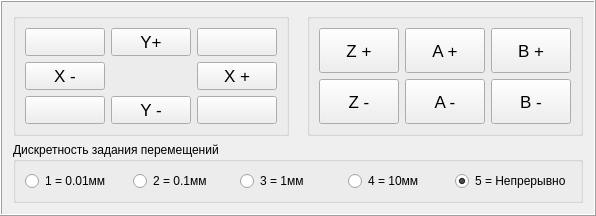
         <widget class="QFrame" name="axis_frame">
          <property name="sizePolicy">
           <sizepolicy hsizetype="Preferred" vsizetype="Preferred">
            <horstretch>6</horstretch>
            <verstretch>13</verstretch>
           </sizepolicy>
          </property>
          <property name="frameShape">
           <enum>QFrame::Box</enum>
          </property>
          <property name="frameShadow">
           <enum>QFrame::Raised</enum>
          </property>
          <property name="midLineWidth">
           <number>0</number>
          </property>
          <layout class="QGridLayout" name="gridLayout_3">
           <item row="4" column="1" colspan="4">
            <widget class="QGroupBox" name="discrete_group_box">
             <property name="sizePolicy">
              <sizepolicy hsizetype="Preferred" vsizetype="Preferred">
               <horstretch>0</horstretch>
               <verstretch>0</verstretch>
              </sizepolicy>
             </property>
             <property name="palette">
              <palette>
               <active>
                <colorrole role="Text">
                 <brush brushstyle="SolidPattern">
                  <color alpha="255">
                   <red>0</red>
                   <green>0</green>
                   <blue>0</blue>
                  </color>
                 </brush>
                </colorrole>
                <colorrole role="ButtonText">
                 <brush brushstyle="SolidPattern">
                  <color alpha="255">
                   <red>0</red>
                   <green>0</green>
                   <blue>0</blue>
                  </color>
                 </brush>
                </colorrole>
                <colorrole role="Highlight">
                 <brush brushstyle="SolidPattern">
                  <color alpha="255">
                   <red>85</red>
                   <green>170</green>
                   <blue>255</blue>
                  </color>
                 </brush>
                </colorrole>
                <colorrole role="Link">
                 <brush brushstyle="SolidPattern">
                  <color alpha="255">
                   <red>0</red>
                   <green>85</green>
                   <blue>255</blue>
                  </color>
                 </brush>
                </colorrole>
                <colorrole role="ToolTipText">
                 <brush brushstyle="SolidPattern">
                  <color alpha="255">
                   <red>0</red>
                   <green>0</green>
                   <blue>0</blue>
                  </color>
                 </brush>
                </colorrole>
               </active>
               <inactive>
                <colorrole role="Text">
                 <brush brushstyle="SolidPattern">
                  <color alpha="255">
                   <red>0</red>
                   <green>0</green>
                   <blue>0</blue>
                  </color>
                 </brush>
                </colorrole>
                <colorrole role="ButtonText">
                 <brush brushstyle="SolidPattern">
                  <color alpha="255">
                   <red>0</red>
                   <green>0</green>
                   <blue>0</blue>
                  </color>
                 </brush>
                </colorrole>
                <colorrole role="Highlight">
                 <brush brushstyle="SolidPattern">
                  <color alpha="255">
                   <red>85</red>
                   <green>170</green>
                   <blue>255</blue>
                  </color>
                 </brush>
                </colorrole>
                <colorrole role="Link">
                 <brush brushstyle="SolidPattern">
                  <color alpha="255">
                   <red>0</red>
                   <green>85</green>
                   <blue>255</blue>
                  </color>
                 </brush>
                </colorrole>
                <colorrole role="ToolTipText">
                 <brush brushstyle="SolidPattern">
                  <color alpha="255">
                   <red>0</red>
                   <green>0</green>
                   <blue>0</blue>
                  </color>
                 </brush>
                </colorrole>
               </inactive>
               <disabled>
                <colorrole role="Text">
                 <brush brushstyle="SolidPattern">
                  <color alpha="255">
                   <red>120</red>
                   <green>120</green>
                   <blue>120</blue>
                  </color>
                 </brush>
                </colorrole>
                <colorrole role="ButtonText">
                 <brush brushstyle="SolidPattern">
                  <color alpha="255">
                   <red>120</red>
                   <green>120</green>
                   <blue>120</blue>
                  </color>
                 </brush>
                </colorrole>
                <colorrole role="Highlight">
                 <brush brushstyle="SolidPattern">
                  <color alpha="255">
                   <red>0</red>
                   <green>120</green>
                   <blue>215</blue>
                  </color>
                 </brush>
                </colorrole>
                <colorrole role="Link">
                 <brush brushstyle="SolidPattern">
                  <color alpha="255">
                   <red>0</red>
                   <green>85</green>
                   <blue>255</blue>
                  </color>
                 </brush>
                </colorrole>
                <colorrole role="ToolTipText">
                 <brush brushstyle="SolidPattern">
                  <color alpha="255">
                   <red>0</red>
                   <green>0</green>
                   <blue>0</blue>
                  </color>
                 </brush>
                </colorrole>
               </disabled>
              </palette>
             </property>
             <property name="title">
              <string>Дискретность задания перемещений</string>
             </property>
             <layout class="QHBoxLayout" name="horizontalLayout">
              <item>
               <widget class="QRadioButton" name="discrete_radio_button_1">
                <property name="text">
                 <string>1 = 0.01мм</string>
                </property>
                <property name="shortcut">
                 <string>1</string>
                </property>
               </widget>
              </item>
              <item>
               <widget class="QRadioButton" name="discrete_radio_button_2">
                <property name="text">
                 <string>2 = 0.1мм</string>
                </property>
                <property name="shortcut">
                 <string>2</string>
                </property>
               </widget>
              </item>
              <item>
               <widget class="QRadioButton" name="discrete_radio_button_3">
                <property name="palette">
                 <palette>
                  <active>
                   <colorrole role="Highlight">
                    <brush brushstyle="SolidPattern">
                     <color alpha="255">
                      <red>85</red>
                      <green>170</green>
                      <blue>255</blue>
                     </color>
                    </brush>
                   </colorrole>
                  </active>
                  <inactive>
                   <colorrole role="Highlight">
                    <brush brushstyle="SolidPattern">
                     <color alpha="255">
                      <red>85</red>
                      <green>170</green>
                      <blue>255</blue>
                     </color>
                    </brush>
                   </colorrole>
                  </inactive>
                  <disabled>
                   <colorrole role="Highlight">
                    <brush brushstyle="SolidPattern">
                     <color alpha="255">
                      <red>0</red>
                      <green>120</green>
                      <blue>215</blue>
                     </color>
                    </brush>
                   </colorrole>
                  </disabled>
                 </palette>
                </property>
                <property name="text">
                 <string>3 = 1мм</string>
                </property>
                <property name="shortcut">
                 <string>3</string>
                </property>
               </widget>
              </item>
              <item>
               <widget class="QRadioButton" name="discrete_radio_button_4">
                <property name="text">
                 <string>4 = 10мм</string>
                </property>
                <property name="shortcut">
                 <string>4</string>
                </property>
               </widget>
              </item>
              <item>
               <widget class="QRadioButton" name="discrete_radio_button_5">
                <property name="text">
                 <string>5 = Непрерывно</string>
                </property>
                <property name="shortcut">
                 <string>5</string>
                </property>
                <property name="checked">
                 <bool>true</bool>
                </property>
               </widget>
              </item>
             </layout>
            </widget>
           </item>
           <item row="1" column="1" rowspan="2">
            <widget class="QGroupBox" name="movement_main_axis_group_box">
             <property name="sizePolicy">
              <sizepolicy hsizetype="Preferred" vsizetype="Preferred">
               <horstretch>0</horstretch>
               <verstretch>1</verstretch>
              </sizepolicy>
             </property>
             <property name="title">
              <string/>
             </property>
             <property name="flat">
              <bool>false</bool>
             </property>
             <layout class="QGridLayout" name="gridLayout_4">
              <item row="1" column="0">
               <widget class="QPushButton" name="movement_x_negative_button">
                <property name="sizePolicy">
                 <sizepolicy hsizetype="Preferred" vsizetype="Preferred">
                  <horstretch>3</horstretch>
                  <verstretch>3</verstretch>
                 </sizepolicy>
                </property>
                <property name="font">
                 <font>
                  <pointsize>13</pointsize>
                 </font>
                </property>
                <property name="text">
                 <string>X -</string>
                </property>
                <property name="icon">
                 <iconset resource="images.qrc">
                  <normaloff>:/new/prefix1/images/ArrowLeft.png</normaloff>:/new/prefix1/images/ArrowLeft.png</iconset>
                </property>
                <property name="iconSize">
                 <size>
                  <width>64</width>
                  <height>64</height>
                 </size>
                </property>
                <property name="autoRepeat">
                 <bool>true</bool>
                </property>
                <property name="default">
                 <bool>false</bool>
                </property>
               </widget>
              </item>
              <item row="2" column="1">
               <widget class="QPushButton" name="movement_y_negative_button">
                <property name="sizePolicy">
                 <sizepolicy hsizetype="Preferred" vsizetype="Preferred">
                  <horstretch>3</horstretch>
                  <verstretch>3</verstretch>
                 </sizepolicy>
                </property>
                <property name="font">
                 <font>
                  <pointsize>13</pointsize>
                 </font>
                </property>
                <property name="text">
                 <string>Y -</string>
                </property>
                <property name="icon">
                 <iconset resource="images.qrc">
                  <normaloff>:/new/prefix1/images/ArrowDown.png</normaloff>:/new/prefix1/images/ArrowDown.png</iconset>
                </property>
                <property name="iconSize">
                 <size>
                  <width>64</width>
                  <height>64</height>
                 </size>
                </property>
                <property name="autoRepeat">
                 <bool>true</bool>
                </property>
                <property name="default">
                 <bool>false</bool>
                </property>
               </widget>
              </item>
              <item row="2" column="2">
               <widget class="QPushButton" name="movement_x_positive_y_negative_button">
                <property name="sizePolicy">
                 <sizepolicy hsizetype="Preferred" vsizetype="Preferred">
                  <horstretch>3</horstretch>
                  <verstretch>3</verstretch>
                 </sizepolicy>
                </property>
                <property name="font">
                 <font>
                  <pointsize>13</pointsize>
                 </font>
                </property>
                <property name="icon">
                 <iconset resource="images.qrc">
                  <normaloff>:/new/prefix1/images/ArrowRightDown.png</normaloff>:/new/prefix1/images/ArrowRightDown.png</iconset>
                </property>
                <property name="iconSize">
                 <size>
                  <width>64</width>
                  <height>64</height>
                 </size>
                </property>
                <property name="autoRepeat">
                 <bool>true</bool>
                </property>
                <property name="default">
                 <bool>false</bool>
                </property>
               </widget>
              </item>
              <item row="2" column="0">
               <widget class="QPushButton" name="movement_x_negative_y_negative_button">
                <property name="sizePolicy">
                 <sizepolicy hsizetype="Preferred" vsizetype="Preferred">
                  <horstretch>3</horstretch>
                  <verstretch>3</verstretch>
                 </sizepolicy>
                </property>
                <property name="font">
                 <font>
                  <pointsize>13</pointsize>
                 </font>
                </property>
                <property name="icon">
                 <iconset resource="images.qrc">
                  <normaloff>:/new/prefix1/images/ArrowLeftDown.png</normaloff>:/new/prefix1/images/ArrowLeftDown.png</iconset>
                </property>
                <property name="iconSize">
                 <size>
                  <width>64</width>
                  <height>64</height>
                 </size>
                </property>
                <property name="autoRepeat">
                 <bool>true</bool>
                </property>
                <property name="default">
                 <bool>false</bool>
                </property>
               </widget>
              </item>
              <item row="1" column="1">
               <spacer name="horizontalSpacer_3">
                <property name="orientation">
                 <enum>Qt::Horizontal</enum>
                </property>
                <property name="sizeHint" stdset="0">
                 <size>
                  <width>66</width>
                  <height>16</height>
                 </size>
                </property>
               </spacer>
              </item>
              <item row="0" column="2">
               <widget class="QPushButton" name="movement_x_positive_y_positive_button">
                <property name="sizePolicy">
                 <sizepolicy hsizetype="Preferred" vsizetype="Preferred">
                  <horstretch>3</horstretch>
                  <verstretch>3</verstretch>
                 </sizepolicy>
                </property>
                <property name="font">
                 <font>
                  <pointsize>13</pointsize>
                 </font>
                </property>
                <property name="icon">
                 <iconset resource="images.qrc">
                  <normaloff>:/new/prefix1/images/ArrowRightUp.png</normaloff>:/new/prefix1/images/ArrowRightUp.png</iconset>
                </property>
                <property name="iconSize">
                 <size>
                  <width>64</width>
                  <height>64</height>
                 </size>
                </property>
                <property name="autoRepeat">
                 <bool>true</bool>
                </property>
                <property name="default">
                 <bool>false</bool>
                </property>
               </widget>
              </item>
              <item row="1" column="2">
               <widget class="QPushButton" name="movement_x_positive_button">
                <property name="enabled">
                 <bool>true</bool>
                </property>
                <property name="sizePolicy">
                 <sizepolicy hsizetype="Preferred" vsizetype="Preferred">
                  <horstretch>3</horstretch>
                  <verstretch>3</verstretch>
                 </sizepolicy>
                </property>
                <property name="font">
                 <font>
                  <pointsize>13</pointsize>
                 </font>
                </property>
                <property name="layoutDirection">
                 <enum>Qt::RightToLeft</enum>
                </property>
                <property name="autoFillBackground">
                 <bool>false</bool>
                </property>
                <property name="text">
                 <string>X +</string>
                </property>
                <property name="icon">
                 <iconset resource="images.qrc">
                  <normaloff>:/new/prefix1/images/ArrowRight.png</normaloff>:/new/prefix1/images/ArrowRight.png</iconset>
                </property>
                <property name="iconSize">
                 <size>
                  <width>64</width>
                  <height>64</height>
                 </size>
                </property>
                <property name="checkable">
                 <bool>false</bool>
                </property>
                <property name="checked">
                 <bool>false</bool>
                </property>
                <property name="autoRepeat">
                 <bool>true</bool>
                </property>
                <property name="autoExclusive">
                 <bool>false</bool>
                </property>
                <property name="autoRepeatDelay">
                 <number>300</number>
                </property>
                <property name="autoRepeatInterval">
                 <number>100</number>
                </property>
                <property name="default">
                 <bool>false</bool>
                </property>
               </widget>
              </item>
              <item row="0" column="1">
               <widget class="QPushButton" name="movement_y_positive_button">
                <property name="sizePolicy">
                 <sizepolicy hsizetype="Preferred" vsizetype="Preferred">
                  <horstretch>3</horstretch>
                  <verstretch>3</verstretch>
                 </sizepolicy>
                </property>
                <property name="font">
                 <font>
                  <pointsize>13</pointsize>
                 </font>
                </property>
                <property name="text">
                 <string>Y+</string>
                </property>
                <property name="icon">
                 <iconset resource="images.qrc">
                  <normaloff>:/new/prefix1/images/ArrowUp.png</normaloff>:/new/prefix1/images/ArrowUp.png</iconset>
                </property>
                <property name="iconSize">
                 <size>
                  <width>64</width>
                  <height>64</height>
                 </size>
                </property>
                <property name="autoRepeat">
                 <bool>true</bool>
                </property>
                <property name="default">
                 <bool>false</bool>
                </property>
               </widget>
              </item>
              <item row="0" column="0">
               <widget class="QPushButton" name="movement_x_negative_y_positive_button">
                <property name="sizePolicy">
                 <sizepolicy hsizetype="Preferred" vsizetype="Preferred">
                  <horstretch>3</horstretch>
                  <verstretch>3</verstretch>
                 </sizepolicy>
                </property>
                <property name="font">
                 <font>
                  <pointsize>13</pointsize>
                 </font>
                </property>
                <property name="icon">
                 <iconset resource="images.qrc">
                  <normaloff>:/new/prefix1/images/ArrowLeftUp.png</normaloff>:/new/prefix1/images/ArrowLeftUp.png</iconset>
                </property>
                <property name="iconSize">
                 <size>
                  <width>64</width>
                  <height>64</height>
                 </size>
                </property>
                <property name="autoRepeat">
                 <bool>true</bool>
                </property>
                <property name="default">
                 <bool>false</bool>
                </property>
               </widget>
              </item>
             </layout>
            </widget>
           </item>
           <item row="1" column="4" rowspan="2">
            <widget class="QGroupBox" name="movement_aditional_axis_group_box">
             <property name="sizePolicy">
              <sizepolicy hsizetype="Preferred" vsizetype="Preferred">
               <horstretch>0</horstretch>
               <verstretch>0</verstretch>
              </sizepolicy>
             </property>
             <property name="title">
              <string/>
             </property>
             <layout class="QGridLayout" name="gridLayout_5">
              <item row="0" column="1">
               <widget class="QPushButton" name="movement_a_positive_button">
                <property name="sizePolicy">
                 <sizepolicy hsizetype="Preferred" vsizetype="Preferred">
                  <horstretch>3</horstretch>
                  <verstretch>3</verstretch>
                 </sizepolicy>
                </property>
                <property name="font">
                 <font>
                  <pointsize>13</pointsize>
                 </font>
                </property>
                <property name="text">
                 <string>A +</string>
                </property>
                <property name="icon">
                 <iconset resource="images.qrc">
                  <normaloff>:/new/prefix1/images/ArrowUp.png</normaloff>:/new/prefix1/images/ArrowUp.png</iconset>
                </property>
                <property name="iconSize">
                 <size>
                  <width>64</width>
                  <height>64</height>
                 </size>
                </property>
                <property name="autoRepeat">
                 <bool>true</bool>
                </property>
                <property name="autoDefault">
                 <bool>false</bool>
                </property>
                <property name="default">
                 <bool>false</bool>
                </property>
                <property name="flat">
                 <bool>false</bool>
                </property>
               </widget>
              </item>
              <item row="1" column="1">
               <widget class="QPushButton" name="movement_a_negative_button">
                <property name="sizePolicy">
                 <sizepolicy hsizetype="Preferred" vsizetype="Preferred">
                  <horstretch>3</horstretch>
                  <verstretch>3</verstretch>
                 </sizepolicy>
                </property>
                <property name="font">
                 <font>
                  <pointsize>13</pointsize>
                 </font>
                </property>
                <property name="text">
                 <string>A -</string>
                </property>
                <property name="icon">
                 <iconset resource="images.qrc">
                  <normaloff>:/new/prefix1/images/ArrowDown.png</normaloff>:/new/prefix1/images/ArrowDown.png</iconset>
                </property>
                <property name="iconSize">
                 <size>
                  <width>64</width>
                  <height>64</height>
                 </size>
                </property>
                <property name="autoRepeat">
                 <bool>true</bool>
                </property>
                <property name="default">
                 <bool>false</bool>
                </property>
               </widget>
              </item>
              <item row="1" column="0">
               <widget class="QPushButton" name="movement_z_negative_button">
                <property name="sizePolicy">
                 <sizepolicy hsizetype="Preferred" vsizetype="Preferred">
                  <horstretch>3</horstretch>
                  <verstretch>3</verstretch>
                 </sizepolicy>
                </property>
                <property name="font">
                 <font>
                  <pointsize>13</pointsize>
                 </font>
                </property>
                <property name="text">
                 <string>Z -</string>
                </property>
                <property name="icon">
                 <iconset resource="images.qrc">
                  <normaloff>:/new/prefix1/images/ArrowDown.png</normaloff>:/new/prefix1/images/ArrowDown.png</iconset>
                </property>
                <property name="iconSize">
                 <size>
                  <width>64</width>
                  <height>64</height>
                 </size>
                </property>
                <property name="autoRepeat">
                 <bool>true</bool>
                </property>
                <property name="default">
                 <bool>false</bool>
                </property>
               </widget>
              </item>
              <item row="0" column="0">
               <widget class="QPushButton" name="movement_z_positive_button">
                <property name="sizePolicy">
                 <sizepolicy hsizetype="Preferred" vsizetype="Preferred">
                  <horstretch>3</horstretch>
                  <verstretch>3</verstretch>
                 </sizepolicy>
                </property>
                <property name="font">
                 <font>
                  <pointsize>13</pointsize>
                 </font>
                </property>
                <property name="text">
                 <string>Z +</string>
                </property>
                <property name="icon">
                 <iconset resource="images.qrc">
                  <normaloff>:/new/prefix1/images/ArrowUp.png</normaloff>:/new/prefix1/images/ArrowUp.png</iconset>
                </property>
                <property name="iconSize">
                 <size>
                  <width>64</width>
                  <height>64</height>
                 </size>
                </property>
                <property name="autoRepeat">
                 <bool>true</bool>
                </property>
                <property name="default">
                 <bool>false</bool>
                </property>
               </widget>
              </item>
              <item row="1" column="2">
               <widget class="QPushButton" name="movement_b_negative_button">
                <property name="sizePolicy">
                 <sizepolicy hsizetype="Preferred" vsizetype="Preferred">
                  <horstretch>3</horstretch>
                  <verstretch>3</verstretch>
                 </sizepolicy>
                </property>
                <property name="font">
                 <font>
                  <pointsize>13</pointsize>
                 </font>
                </property>
                <property name="text">
                 <string>B -</string>
                </property>
                <property name="icon">
                 <iconset resource="images.qrc">
                  <normaloff>:/new/prefix1/images/ArrowDown.png</normaloff>:/new/prefix1/images/ArrowDown.png</iconset>
                </property>
                <property name="iconSize">
                 <size>
                  <width>64</width>
                  <height>64</height>
                 </size>
                </property>
                <property name="autoRepeat">
                 <bool>true</bool>
                </property>
                <property name="default">
                 <bool>false</bool>
                </property>
               </widget>
              </item>
              <item row="0" column="2">
               <widget class="QPushButton" name="movement_b_positive_button">
                <property name="sizePolicy">
                 <sizepolicy hsizetype="Preferred" vsizetype="Preferred">
                  <horstretch>3</horstretch>
                  <verstretch>3</verstretch>
                 </sizepolicy>
                </property>
                <property name="font">
                 <font>
                  <pointsize>13</pointsize>
                 </font>
                </property>
                <property name="text">
                 <string>B +</string>
                </property>
                <property name="icon">
                 <iconset resource="images.qrc">
                  <normaloff>:/new/prefix1/images/ArrowUp.png</normaloff>:/new/prefix1/images/ArrowUp.png</iconset>
                </property>
                <property name="iconSize">
                 <size>
                  <width>64</width>
                  <height>64</height>
                 </size>
                </property>
                <property name="autoRepeat">
                 <bool>true</bool>
                </property>
                <property name="default">
                 <bool>false</bool>
                </property>
               </widget>
              </item>
             </layout>
            </widget>
           </item>
          </layout>
         </widget>
